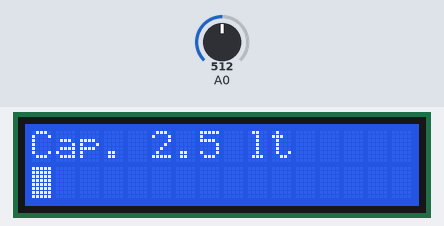
Recording of a sketch running on a simulated Arduino Uno, built with avr-gcc and run on an emulated ATmega328P. Shown: 16×2 character LCD. Inputs (shaded band) come from the test bench; at power-on: A0 = 512.

Above: at 1.2 s.
1.3 s: A0 set to 423
At 3.2 s:
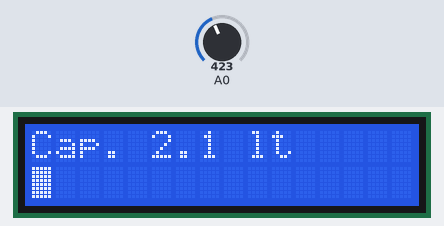
3.5 s: A0 set to 396
At 5.2 s:
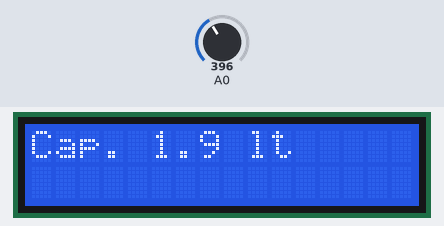
5.5 s: A0 set to 511
At 7.1 s:
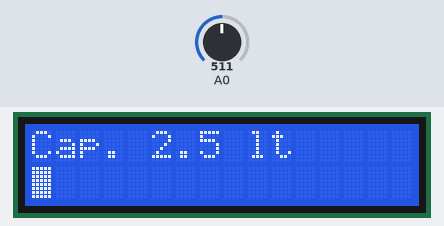
Timing chart, 0 to 8.6 s (numbered marks = the images above; inputs shaded):
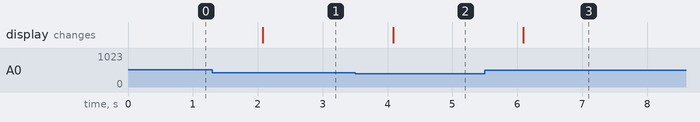

The sketch:

pantalla_nivel.ino
```cpp
// include the library code:
#include <LiquidCrystal.h>

// initialize the library with the numbers of the interface pins
LiquidCrystal lcd(12, 11, 5, 4, 3, 2);


const float  OffSet = 0.439 ;
float V,LT, P;


byte nivel[8] = {
B11111,
B11111,
B11111,
B11111,
B11111,
B11111,
B11111,
B11111,
};


void setup() {
// set up the LCD's number of columns and rows:

// Print a message to the LCD.
lcd.begin(16, 2);
lcd.print("iniciando...");
lcd.createChar (1,nivel);
Serial.begin(9600);
}

void function(){

   V = analogRead(0) * 5.00 / 1024;   //voltaje (0.4V - 4.5V)
   P = (V - OffSet) * 400*0.145038;   //Litros
   LT= 20*P ;
  //Serial.print("Voltage:");
  //Serial.print(V, 3);
  //Serial.println("V");

   lcd.clear();
   lcd.print("Cap.");
   lcd.print(" ");
   lcd.print(V, 1);
   lcd.print(" lt");


  if (V >=2){
   lcd.setCursor(0, 1);   //marca 1
   lcd.write(byte(1));
   //lcd.setCursor(0,1);  // Escribir en fila de abajo
   //lcd.print("%");
   //lcd.print(" VALOR");
  }
   delay (500);
}


void loop() {


   //function();


   function();
   delay(500);


}
```

Measured:
- the behaviour switches between 410 and 409 on A0 (found by bisection; images 1 and 2)
- after the input at 1.3 s, the display: changes after 0.78 s (image 1)
- after the input at 3.5 s, the display: changes after 0.59 s (image 2)
- after the input at 5.5 s, the display: changes after 0.59 s (image 3)
